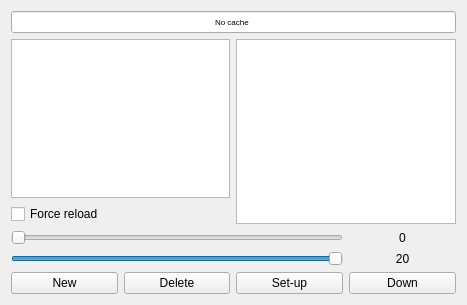
<?xml version="1.0" encoding="UTF-8"?>
<ui version="4.0">
 <author>Jim Morris</author>
 <class>CacheForm</class>
 <widget class="QWidget" name="CacheForm">
  <property name="geometry">
   <rect>
    <x>0</x>
    <y>0</y>
    <width>467</width>
    <height>305</height>
   </rect>
  </property>
  <layout class="QGridLayout" name="gridLayout">
   <item row="2" column="0" colspan="4">
    <widget class="QLineEdit" name="currentCache">
     <property name="font">
      <font>
       <pointsize>6</pointsize>
      </font>
     </property>
     <property name="text">
      <string>No cache</string>
     </property>
     <property name="alignment">
      <set>Qt::AlignCenter</set>
     </property>
     <property name="readOnly">
      <bool>true</bool>
     </property>
    </widget>
   </item>
   <item row="7" column="0">
    <widget class="QPushButton" name="newCache">
     <property name="text">
      <string>New</string>
     </property>
    </widget>
   </item>
   <item row="7" column="1">
    <widget class="QPushButton" name="deleteCache">
     <property name="text">
      <string>Delete</string>
     </property>
    </widget>
   </item>
   <item row="7" column="2">
    <widget class="QPushButton" name="setCache">
     <property name="text">
      <string>Set-up</string>
     </property>
    </widget>
   </item>
   <item row="7" column="3">
    <widget class="QPushButton" name="downCache">
     <property name="text">
      <string>Down</string>
     </property>
    </widget>
   </item>
   <item row="5" column="0" colspan="3">
    <widget class="QSlider" name="beginZoom">
     <property name="maximum">
      <number>20</number>
     </property>
     <property name="orientation">
      <enum>Qt::Horizontal</enum>
     </property>
    </widget>
   </item>
   <item row="6" column="0" colspan="3">
    <widget class="QSlider" name="endZoom">
     <property name="maximum">
      <number>20</number>
     </property>
     <property name="value">
      <number>20</number>
     </property>
     <property name="orientation">
      <enum>Qt::Horizontal</enum>
     </property>
    </widget>
   </item>
   <item row="6" column="3">
    <widget class="QLabel" name="eZoomText">
     <property name="text">
      <string>20</string>
     </property>
     <property name="alignment">
      <set>Qt::AlignCenter</set>
     </property>
    </widget>
   </item>
   <item row="5" column="3">
    <widget class="QLabel" name="bZoomText">
     <property name="text">
      <string>0</string>
     </property>
     <property name="alignment">
      <set>Qt::AlignCenter</set>
     </property>
    </widget>
   </item>
   <item row="4" column="0" colspan="2">
    <widget class="QCheckBox" name="forceLoad">
     <property name="text">
      <string>Force reload</string>
     </property>
    </widget>
   </item>
   <item row="3" column="0" colspan="2">
    <widget class="QListWidget" name="cacheList"/>
   </item>
   <item row="3" column="2" rowspan="2" colspan="2">
    <widget class="QListWidget" name="serverList">
     <property name="selectionMode">
      <enum>QAbstractItemView::MultiSelection</enum>
     </property>
    </widget>
   </item>
  </layout>
  <action name="actionQuit">
   <property name="text">
    <string>Quit</string>
   </property>
  </action>
 </widget>
 <resources/>
 <connections/>
</ui>
